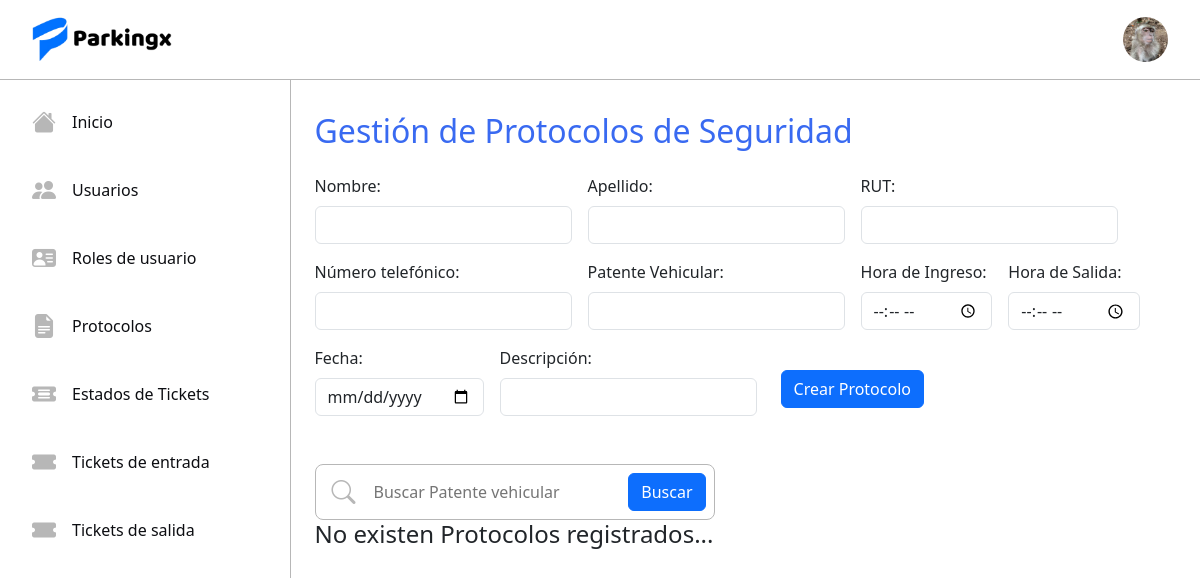
Before: /protocolos/ (signed in) with the older database file.
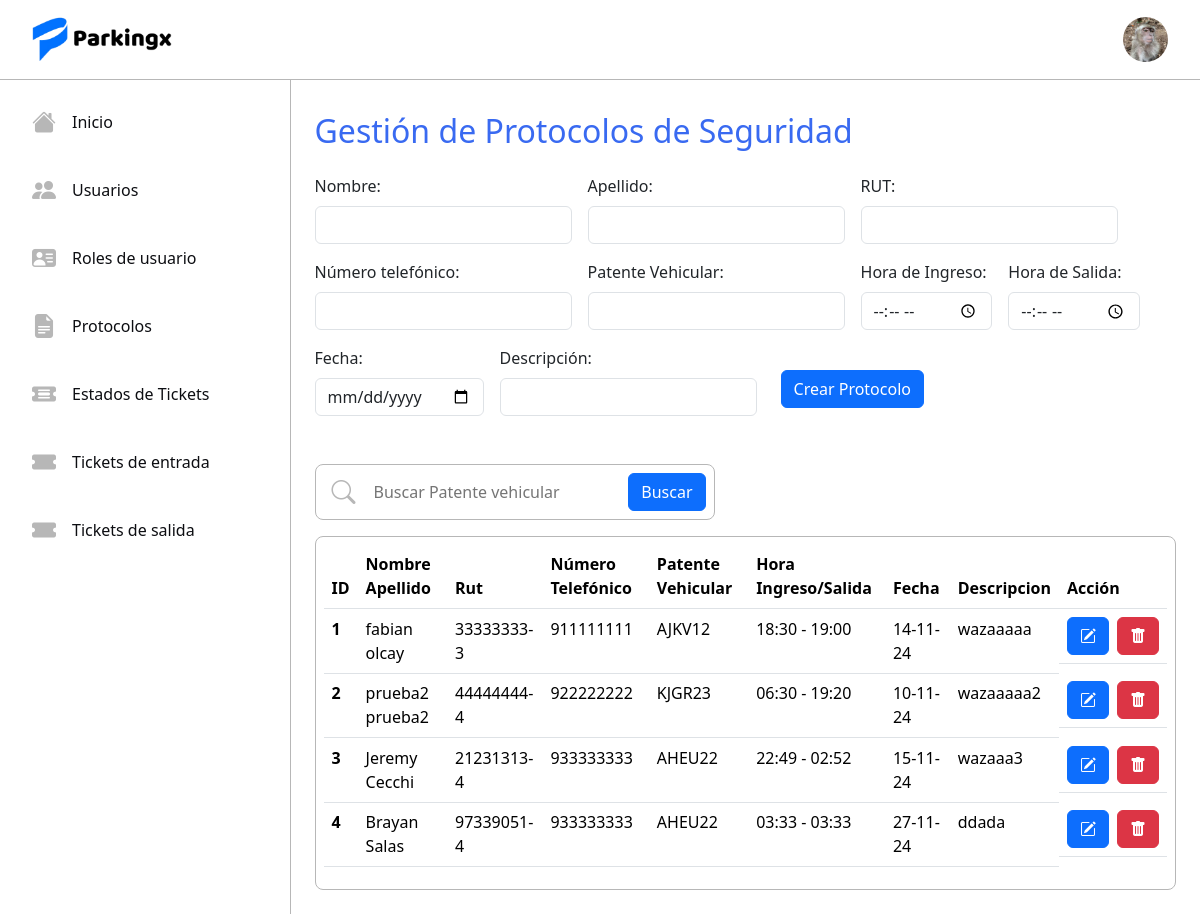
After: the same page with the newer database file.
### tickets/models.py (models this page shows, shortened)
class Protocolo(models.Model):
    name = models.CharField(max_length=45)
    last_name = models.CharField(max_length=45)
    rut = models.CharField(max_length=10)
    number = models.CharField(max_length=9)
    patente = models.CharField(max_length=6)
    hora_ingreso = models.TimeField()
    hora_salida = models.TimeField()
    date = models.DateField()
    description = models.TextField(max_length=45)

### tickets/views.py (the view, shortened to what this page needs)
# urls.py: path('protocolos/', CreateProtocolo.as_view(), name='protocolos'),
@method_decorator(login_required, name='dispatch')
class CreateProtocolo(CreateView, ListView):
    model = Protocolo
    form_class = ProtocoloForm
    template_name = 'tickets/protocolos/protocolo.html'
    success_url = reverse_lazy('protocolos')
    context_object_name = 'protocolos'

### tickets/templates/tickets/protocolos/protocolo.html (shortened to what this page needs)
{% extends 'tickets/base.html' %}
{% block content %}
<div class="p-4">
    <h2 class="my-2 blue-sys">Gestión de Protocolos de Seguridad</h2>
    <form method="POST">
        <div class="d-flex flex-wrap gap-3 mt-4 mb-5">
            {{ form.as_p }}
            <div class="btn-form">
                <button type="submit" class="btn btn-primary mt-4 mx-2">Crear Protocolo</button>
            </div>
        </div>
    </form>
    <div class="search-content mt-3">
        <i class="bi bi-search menu-icon"></i>
        <input type="text" class="search-inpt" placeholder="Buscar Patente vehicular" maxlength="6">
        <button class="btn btn-primary">Buscar</button>
    </div>
    {% if protocolos %}
        <div class="border-table mt-3">
            <table class="table">
                <thead>
                    <tr>
                        <th scope="col">ID</th>
                        <th scope="col">Nombre Apellido</th>
                        <th scope="col">Rut</th>
                        <th scope="col">Número Telefónico</th>
                        <th scope="col">Patente Vehicular</th>
                        <th scope="col">Hora Ingreso/Salida</th>
                        <th scope="col">Fecha</th>
                        <th scope="col">Descripcion</th>
                        <th scope="col">Acción</th>
                    </tr>
                </thead>
                <tbody>
                    {% for p in protocolos %}
                    <tr>
                        <th scope="row">{{ p.id }}</th>
                        <td>{{ p.name }} {{ p.last_name }}</td>
                        <td>{{ p.rut }}</td>
                        <td>{{ p.number }}</td>
                        <td>{{ p.patente }}</td>
                        <td>{{ p.hora_ingreso }} - {{ p.hora_salida }}</td>
                        <td>{{ p.date|date:"d-m-y" }}</td>
                        <td>{{ p.description }}</td>
                        <td class="d-flex gap-2">
                            <a href="{% url 'protocoloUpdate' p.id %}" class="btn btn-primary"><i class="bi bi-pencil-square"></i></a>
                            <a href="{% url 'protocoloDelete' p.id %}" class="btn btn-danger"><i class="bi bi-trash-fill"></i></a>
                        </td>
                    <tr>
                    {% endfor %}
                </tbody>
            </table>
        </div>
    {% else %}
        <h4>No existen Protocolos registrados...</h4>
    {% endif %}
    </div>
{% endblock %}

Changed rows visible on the page:
added Protocolo: id "1", name "fabian", last_name "olcay", rut "33333333-3", number "911111111", patente "AJKV12", hora_ingreso "18:30", hora_salida "19:00", date "14-11-24", description "wazaaaaa"
added Protocolo: id "2", name "prueba2", last_name "prueba2", rut "44444444-4", number "922222222", patente "KJGR23", hora_ingreso "06:30", hora_salida "19:20", date "10-11-24", description "wazaaaaa2"
added Protocolo: id "3", name "Jeremy", last_name "Cecchi", rut "21231313-4", number "933333333", patente "AHEU22", hora_ingreso "22:49", hora_salida "02:52", date "15-11-24", description "wazaaa3"
added Protocolo: id "4", name "Brayan", last_name "Salas", rut "97339051-4", number "933333333", patente "AHEU22", hora_ingreso "03:33", hora_salida "03:33", date "27-11-24", description "ddada"
Other visible differences:
text no longer shown: "No existen Protocolos registrados..."
text now shown: "ID Nombre Apellido Rut Número Telefónico Patente Vehicular Hora Ingreso/Salida Fecha Descripcion Acción"
